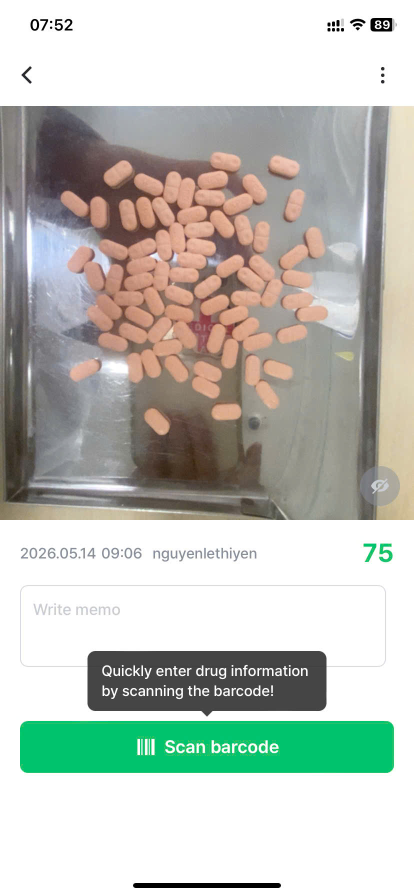
#> input picture test-img/pilleye/raw_test24.jpg, 828 x 1792 px (shown at 1/2 size); its folder holds 4 pictures in this run
$ python confirm_pattern.py
#> lines starting #> are read from the running program, lines starting #| are printed output that depends on the picture
import numpy as np
from PIL import Image
import os, glob

IMG_DIR = "test-img/pilleye"
files = sorted(glob.glob(os.path.join(IMG_DIR, "raw_test*.jpg")))

def find_content_bounds(path, white_thresh=245):
#> called with path = 'test-img/pilleye/raw_test24.jpg', white_thresh = 245
    img = Image.open(path).convert("RGB")
#> img is the input picture: PIL image 828x1792 RGB; mean R, G, B 189.3, 193, 185
    arr = np.array(img)
    h, w, _ = arr.shape
#> h = 1792; w = 828

    # Row-wise: check if entire row is "white" (all pixels above threshold)
    row_brightness = arr.mean(axis=(1, 2))  # average brightness per row
#> row_brightness = 1792 values, max 255 at index 0, min 114.3 at index 943, mean 189.1
    row_is_white = np.all(arr.mean(axis=2) >= white_thresh, axis=1)

    # Find content start (first non-white row from top)
    content_top = 0
    for i in range(h):
        if not row_is_white[i]:
            content_top = i
            break

    # Find content end (first non-white row from bottom)
    content_bottom = h
#> content_bottom = 1792
    for i in range(h - 1, -1, -1):
        if not row_is_white[i]:
            content_bottom = i + 1
            break

    # Within the content region, find horizontal bounds
    content_slice = arr[content_top:content_bottom, :, :]
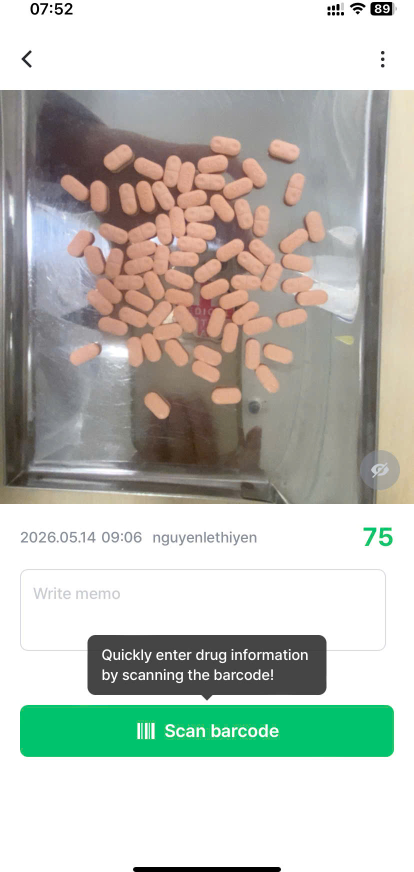
#> content_slice: shape (1744, 828, 3) (shown at 1/2 size); mean R, G, B 187.5, 191.3, 183
    col_is_white = np.all(content_slice.mean(axis=2) >= white_thresh, axis=0)

    content_left = 0
    for i in range(w):
        if not col_is_white[i]:
            content_left = i
            break

    content_right = w
#> content_right = 828
    for i in range(w - 1, -1, -1):
        if not col_is_white[i]:
            content_right = i + 1
            break

    return {
        "path": path,
        "size": (w, h),
        "content_top": content_top,
        "content_bottom": content_bottom,
        "content_left": content_left,
        "content_right": content_right,
        "content_height": content_bottom - content_top,
        "content_width": content_right - content_left,
        "header_white": content_top,
        "footer_white": h - content_bottom,
    }


print("=" * 70)
print("CONFIRMING PATTERN: All raw images have same structure")
print("=" * 70)
print()

results = []
for f in files:
    r = find_content_bounds(f)
    results.append(r)
    fname = os.path.basename(f)
    print(f"{fname}:")
    print(f"  Image size:        {r['size'][0]}x{r['size'][1]}")
#|   Image size:        828x1792
    print(f"  White header:      rows 0-{r['content_top']-1} ({r['header_white']}px)")
#|   White header:      rows 0-31 (32px)
    print(f"  Content region:    rows {r['content_top']}-{r['content_bottom']-1} ({r['content_height']}px)")
#|   Content region:    rows 32-1775 (1744px)
    print(f"  Content horiz:     cols {r['content_left']}-{r['content_right']-1} ({r['content_width']}px)")
#|   Content horiz:     cols 0-827 (828px)
    print(f"  White footer:      rows {r['content_bottom']}-{r['size'][1]-1} ({r['footer_white']}px)")
#|   White footer:      rows 1776-1791 (16px)
    print()
#> pass 2 of the loop `for f in files:`:
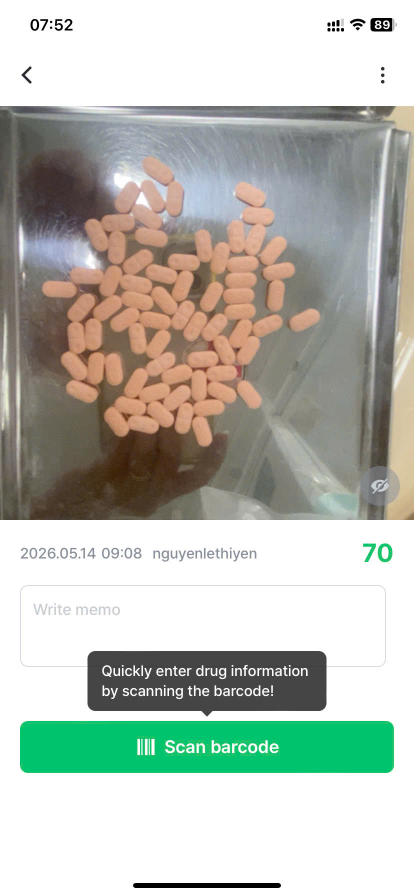
#> input picture test-img/pilleye/raw_test25.jpg, 828 x 1792 px (shown at 1/2 size)
#> in find_content_bounds, img is the input picture: PIL image 828x1792 RGB; mean R, G, B 184, 188, 178.7
#> row_brightness = 1792 values, max 255 at index 0, min 100.3 at index 951, mean 183.6
#> in find_content_bounds (call 2), `content_slice = arr[content_top:content_bottom, :, :]`:
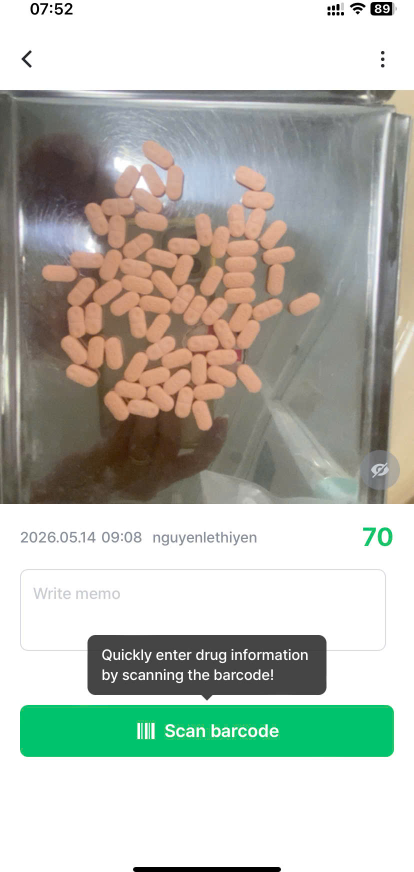
#> content_slice: shape (1744, 828, 3) (shown at 1/2 size); mean R, G, B 182.1, 186.2, 176.6
#|   Image size:        828x1792
#|   White header:      rows 0-31 (32px)
#|   Content region:    rows 32-1775 (1744px)
#|   Content horiz:     cols 0-827 (828px)
#|   White footer:      rows 1776-1791 (16px)
#> pass 3 of the loop `for f in files:`:
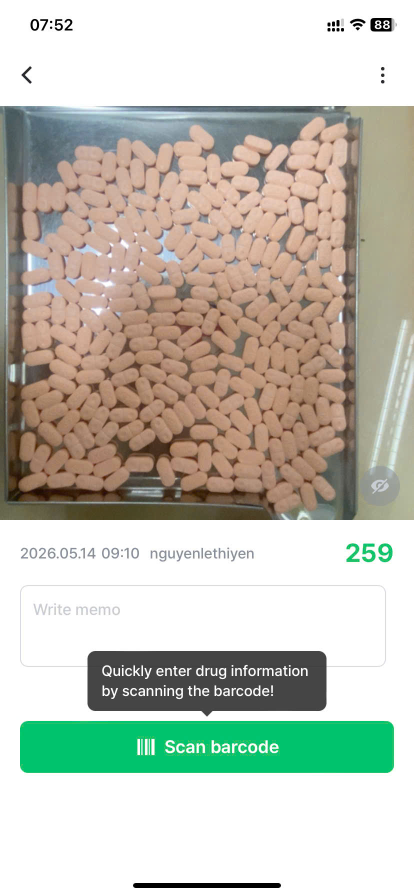
#> input picture test-img/pilleye/raw_test26.jpg, 828 x 1792 px (shown at 1/2 size)
#> in find_content_bounds, img is the input picture: PIL image 828x1792 RGB; mean R, G, B 192.4, 192.7, 180.4
#> row_brightness = 1792 values, max 255 at index 0, min 80.82 at index 986, mean 188.5
#> in find_content_bounds (call 3), `content_slice = arr[content_top:content_bottom, :, :]`:
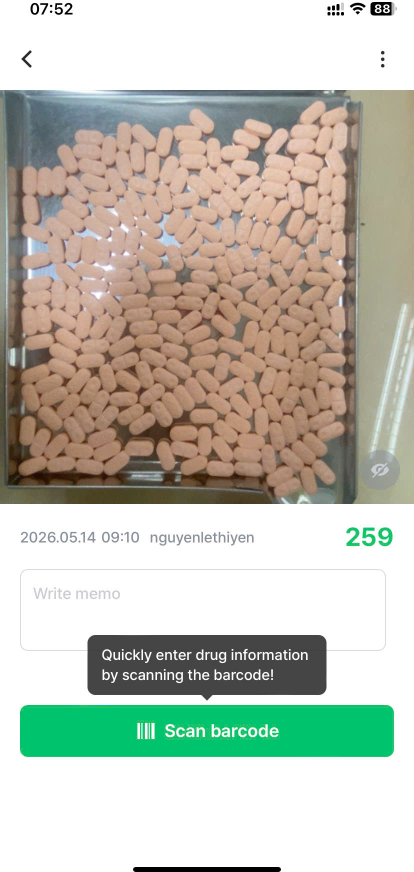
#> content_slice: shape (1744, 828, 3) (shown at 1/2 size); mean R, G, B 190.6, 191, 178.4
#|   Image size:        828x1792
#|   White header:      rows 0-31 (32px)
#|   Content region:    rows 32-1775 (1744px)
#|   Content horiz:     cols 0-827 (828px)
#|   White footer:      rows 1776-1791 (16px)
#> the loop made 4 passes; the first 3 are shown

# Check consistency
print("=" * 70)
print("CONSISTENCY CHECK")
print("=" * 70)
tops = [r['content_top'] for r in results]
bottoms = [r['content_bottom'] for r in results]
lefts = [r['content_left'] for r in results]
rights = [r['content_right'] for r in results]
heights = [r['content_height'] for r in results]
widths = [r['content_width'] for r in results]

print(f"  Content top:    {min(tops)}-{max(tops)} (variance={max(tops)-min(tops)}px)")
print(f"  Content bottom: {min(bottoms)}-{max(bottoms)} (variance={max(bottoms)-min(bottoms)}px)")
print(f"  Content left:   {min(lefts)}-{max(lefts)} (variance={max(lefts)-min(lefts)}px)")
print(f"  Content right:  {min(rights)}-{max(rights)} (variance={max(rights)-min(rights)}px)")
print(f"  Content height: {min(heights)}-{max(heights)} (variance={max(heights)-min(heights)}px)")
print(f"  Content width:  {min(widths)}-{max(widths)} (variance={max(widths)-min(widths)}px)")

if max(tops) - min(tops) <= 5 and max(bottoms) - min(bottoms) <= 5:
    print("\n  PASS: Content vertical bounds are consistent across all images!")
else:
    print("\n  NOTE: Some variance detected in vertical bounds.")

if max(heights) - min(heights) <= 10:
    print(f"  PASS: All content regions have similar height (~{max(heights)}px)")

print(f"\n  RECOMMENDED CROP: top={max(tops)}, bottom={min(bottoms)}, left={max(lefts)}, right={min(rights)}")
print(f"  CROP SIZE: {min(rights)-max(lefts)}x{min(bottoms)-max(tops)}")
